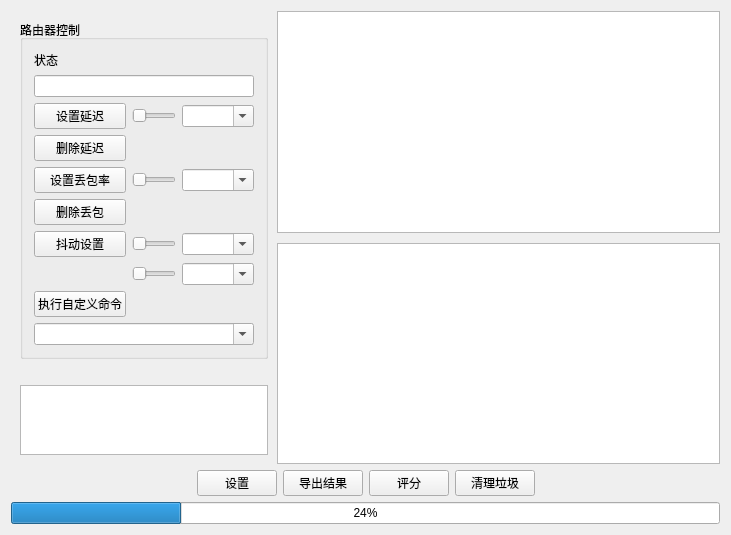
<?xml version="1.0" encoding="UTF-8"?>
<ui version="4.0">
 <class>MainWidget</class>
 <widget class="QWidget" name="MainWidget">
  <property name="geometry">
   <rect>
    <x>0</x>
    <y>0</y>
    <width>731</width>
    <height>500</height>
   </rect>
  </property>
  <property name="windowTitle">
   <string>MainWidget</string>
  </property>
  <layout class="QVBoxLayout" name="verticalLayout_2">
   <item>
    <layout class="QHBoxLayout" name="horizontalLayout_3" stretch="3,5">
     <property name="spacing">
      <number>0</number>
     </property>
     <property name="leftMargin">
      <number>0</number>
     </property>
     <property name="topMargin">
      <number>0</number>
     </property>
     <property name="rightMargin">
      <number>0</number>
     </property>
     <property name="bottomMargin">
      <number>0</number>
     </property>
     <item>
      <layout class="QVBoxLayout" name="verticalLayout">
       <property name="leftMargin">
        <number>9</number>
       </property>
       <property name="topMargin">
        <number>9</number>
       </property>
       <property name="rightMargin">
        <number>9</number>
       </property>
       <property name="bottomMargin">
        <number>9</number>
       </property>
       <item>
        <widget class="QGroupBox" name="groupBox">
         <property name="title">
          <string>路由器控制</string>
         </property>
         <layout class="QGridLayout" name="gridLayout_2" columnstretch="1,0,0">
          <item row="3" column="1">
           <widget class="QSlider" name="slider_delay">
            <property name="orientation">
             <enum>Qt::Horizontal</enum>
            </property>
           </widget>
          </item>
          <item row="5" column="0">
           <widget class="QPushButton" name="btn_del_delay">
            <property name="text">
             <string>删除延迟</string>
            </property>
           </widget>
          </item>
          <item row="6" column="0">
           <widget class="QPushButton" name="btn_loss">
            <property name="text">
             <string>设置丢包率</string>
            </property>
           </widget>
          </item>
          <item row="3" column="0">
           <widget class="QPushButton" name="btn_delay">
            <property name="text">
             <string>设置延迟</string>
            </property>
           </widget>
          </item>
          <item row="7" column="0">
           <widget class="QPushButton" name="btn_del_loss">
            <property name="text">
             <string>删除丢包</string>
            </property>
           </widget>
          </item>
          <item row="3" column="2">
           <widget class="QComboBox" name="combodelay">
            <property name="editable">
             <bool>true</bool>
            </property>
           </widget>
          </item>
          <item row="6" column="1">
           <widget class="QSlider" name="slider_loss">
            <property name="orientation">
             <enum>Qt::Horizontal</enum>
            </property>
           </widget>
          </item>
          <item row="6" column="2">
           <widget class="QComboBox" name="combo_loss">
            <property name="editable">
             <bool>true</bool>
            </property>
           </widget>
          </item>
          <item row="8" column="0">
           <widget class="QPushButton" name="btn_jitter_setting">
            <property name="contextMenuPolicy">
             <enum>Qt::ActionsContextMenu</enum>
            </property>
            <property name="text">
             <string>抖动设置</string>
            </property>
           </widget>
          </item>
          <item row="8" column="1">
           <widget class="QSlider" name="slider_jitter">
            <property name="orientation">
             <enum>Qt::Horizontal</enum>
            </property>
           </widget>
          </item>
          <item row="8" column="2">
           <widget class="QComboBox" name="combo_jitter">
            <property name="editable">
             <bool>true</bool>
            </property>
           </widget>
          </item>
          <item row="10" column="0">
           <widget class="QPushButton" name="btn_user_cmd">
            <property name="text">
             <string>执行自定义命令</string>
            </property>
           </widget>
          </item>
          <item row="1" column="0">
           <widget class="QLabel" name="label">
            <property name="text">
             <string>状态</string>
            </property>
           </widget>
          </item>
          <item row="9" column="2">
           <widget class="QComboBox" name="combo_jitter_delay">
            <property name="editable">
             <bool>true</bool>
            </property>
           </widget>
          </item>
          <item row="9" column="1">
           <widget class="QSlider" name="slider_jitter_delay">
            <property name="orientation">
             <enum>Qt::Horizontal</enum>
            </property>
           </widget>
          </item>
          <item row="11" column="0" colspan="3">
           <widget class="QComboBox" name="combo_custom_editor">
            <property name="editable">
             <bool>true</bool>
            </property>
           </widget>
          </item>
          <item row="2" column="0" colspan="3">
           <widget class="QLineEdit" name="lineEdit_status">
            <property name="readOnly">
             <bool>true</bool>
            </property>
           </widget>
          </item>
         </layout>
        </widget>
       </item>
       <item>
        <widget class="QLabel" name="label_status">
         <property name="text">
          <string/>
         </property>
        </widget>
       </item>
       <item>
        <widget class="QTextEdit" name="textEdit_response"/>
       </item>
      </layout>
     </item>
     <item>
      <layout class="QVBoxLayout" name="verticalLayout_3">
       <property name="spacing">
        <number>10</number>
       </property>
       <property name="topMargin">
        <number>0</number>
       </property>
       <property name="rightMargin">
        <number>0</number>
       </property>
       <property name="bottomMargin">
        <number>0</number>
       </property>
       <item>
        <widget class="QTableView" name="score_tableView"/>
       </item>
       <item>
        <widget class="QTableView" name="delay_tableView"/>
       </item>
      </layout>
     </item>
    </layout>
   </item>
   <item>
    <layout class="QHBoxLayout" name="horizontalLayout_2">
     <item>
      <spacer name="horizontalSpacer">
       <property name="orientation">
        <enum>Qt::Horizontal</enum>
       </property>
       <property name="sizeHint" stdset="0">
        <size>
         <width>40</width>
         <height>20</height>
        </size>
       </property>
      </spacer>
     </item>
     <item>
      <widget class="QPushButton" name="btn_setting">
       <property name="text">
        <string>设置</string>
       </property>
      </widget>
     </item>
     <item>
      <widget class="QPushButton" name="btn_export">
       <property name="text">
        <string>导出结果</string>
       </property>
      </widget>
     </item>
     <item>
      <widget class="QPushButton" name="btn_run">
       <property name="text">
        <string>评分</string>
       </property>
      </widget>
     </item>
     <item>
      <widget class="QPushButton" name="btn_clear">
       <property name="text">
        <string>清理垃圾</string>
       </property>
      </widget>
     </item>
     <item>
      <spacer name="horizontalSpacer_2">
       <property name="orientation">
        <enum>Qt::Horizontal</enum>
       </property>
       <property name="sizeHint" stdset="0">
        <size>
         <width>40</width>
         <height>20</height>
        </size>
       </property>
      </spacer>
     </item>
    </layout>
   </item>
   <item>
    <widget class="QProgressBar" name="progressBar">
     <property name="value">
      <number>24</number>
     </property>
    </widget>
   </item>
  </layout>
 </widget>
 <layoutdefault spacing="6" margin="11"/>
 <resources/>
 <connections/>
</ui>
